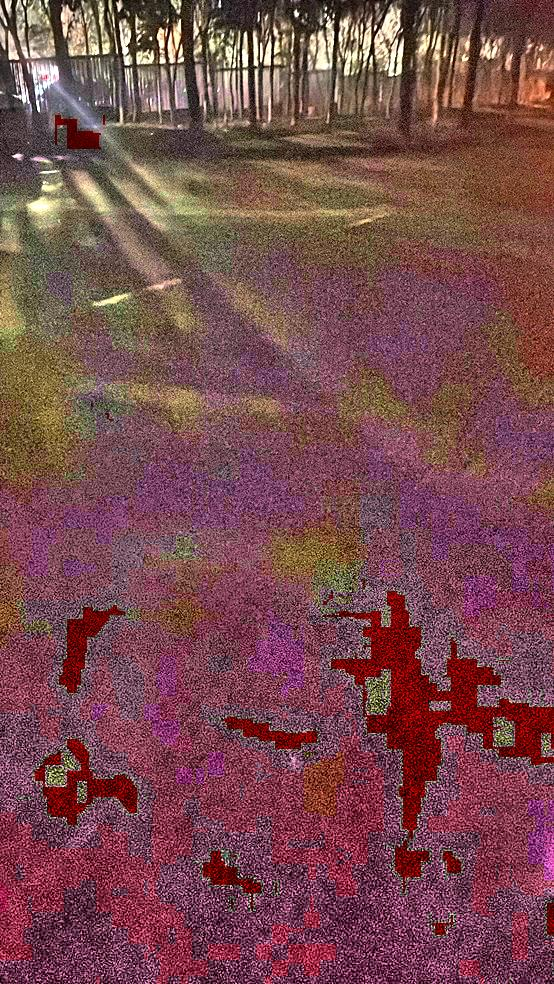
%> input picture RetinexHSV/res_143.jpg, 554 x 984 px
$ octave midfilter.m   (GNU Octave 9; MATLAB toolbox functions it lacks are replaced by stand-ins)
%> lines starting %> are read from the running program, lines starting %| are printed output that depends on the picture
I = imread('res_143.jpg');
%> I is the input picture: size 984x554x3 uint8; mean R, G, B 121, 74.5, 78


%J = imgaussfilt(I, 0.8);
I(:,:,1) = medfilt2(I(:,:,1), [4, 4]);
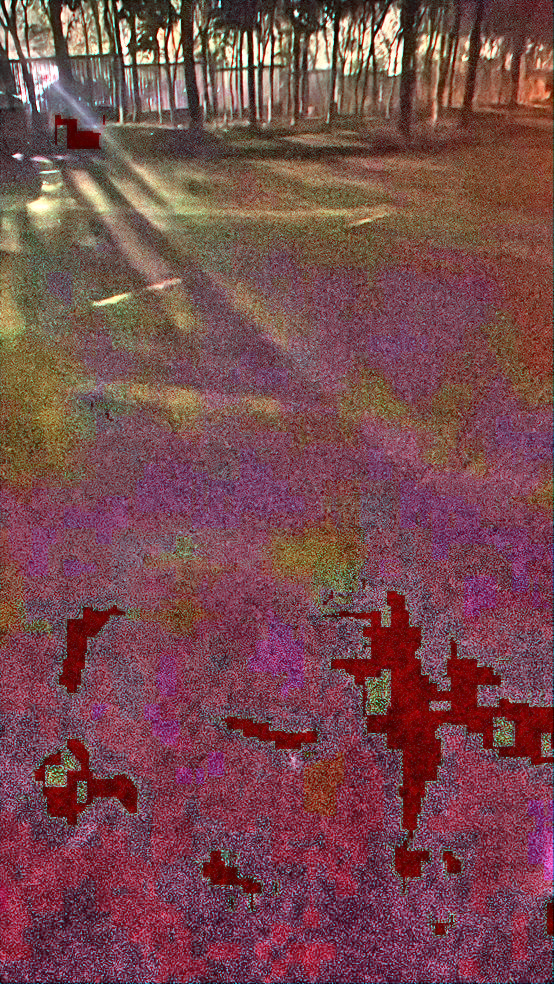
%> I: size 984x554x3 uint8; mean R, G, B 119.8, 74.5, 78
I(:,:,2) = medfilt2(I(:,:,2), [4, 4]);
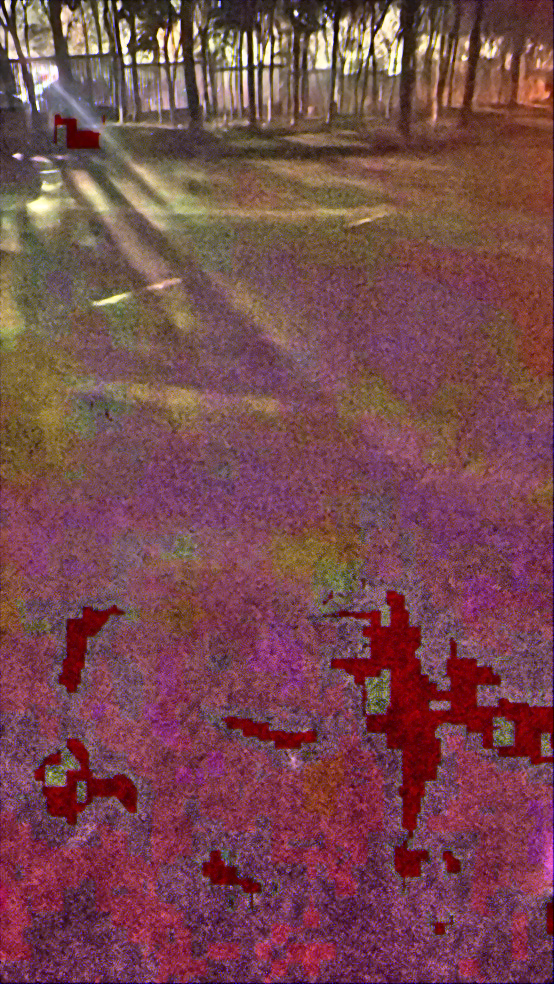
%> I: size 984x554x3 uint8; mean R, G, B 119.8, 72.8, 78
I(:,:,3) = medfilt2(I(:,:,3), [4, 4]);
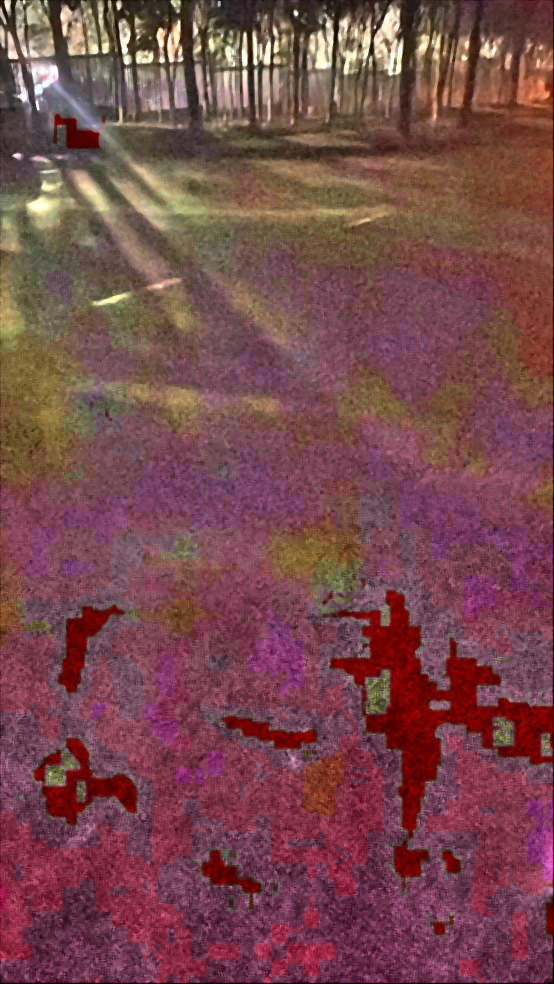
%> I: size 984x554x3 uint8; mean R, G, B 119.8, 72.8, 76.4

figure;
imshow(I);
